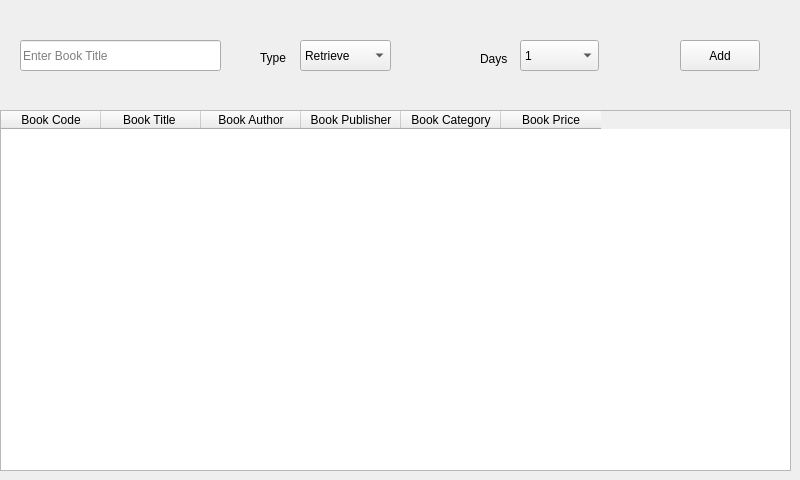
    <widget class="QWidget" name="tab">
     <attribute name="title">
      <string>Tab 1</string>
     </attribute>
     <widget class="QPushButton" name="pushButton_6">
      <property name="geometry">
       <rect>
        <x>680</x>
        <y>40</y>
        <width>80</width>
        <height>31</height>
       </rect>
      </property>
      <property name="text">
       <string>Add</string>
      </property>
     </widget>
     <widget class="QLineEdit" name="lineEdit">
      <property name="geometry">
       <rect>
        <x>20</x>
        <y>40</y>
        <width>201</width>
        <height>31</height>
       </rect>
      </property>
      <property name="placeholderText">
       <string>Enter Book Title</string>
      </property>
     </widget>
     <widget class="QComboBox" name="comboBox">
      <property name="geometry">
       <rect>
        <x>300</x>
        <y>40</y>
        <width>91</width>
        <height>31</height>
       </rect>
      </property>
      <item>
       <property name="text">
        <string>Retrieve</string>
       </property>
      </item>
      <item>
       <property name="text">
        <string>Rent</string>
       </property>
      </item>
     </widget>
     <widget class="QComboBox" name="comboBox_2">
      <property name="geometry">
       <rect>
        <x>520</x>
        <y>40</y>
        <width>79</width>
        <height>31</height>
       </rect>
      </property>
      <item>
       <property name="text">
        <string>1</string>
       </property>
      </item>
      <item>
       <property name="text">
        <string>2</string>
       </property>
      </item>
      <item>
       <property name="text">
        <string>3</string>
       </property>
      </item>
      <item>
       <property name="text">
        <string>4</string>
       </property>
      </item>
      <item>
       <property name="text">
        <string>5</string>
       </property>
      </item>
      <item>
       <property name="text">
        <string>6</string>
       </property>
      </item>
      <item>
       <property name="text">
        <string>7</string>
       </property>
      </item>
      <item>
       <property name="text">
        <string>8</string>
       </property>
      </item>
      <item>
       <property name="text">
        <string>9</string>
       </property>
      </item>
      <item>
       <property name="text">
        <string>10</string>
       </property>
      </item>
     </widget>
     <widget class="QLabel" name="label">
      <property name="geometry">
       <rect>
        <x>260</x>
        <y>50</y>
        <width>31</width>
        <height>16</height>
       </rect>
      </property>
      <property name="text">
       <string>Type</string>
      </property>
     </widget>
     <widget class="QLabel" name="label_2">
      <property name="geometry">
       <rect>
        <x>480</x>
        <y>50</y>
        <width>41</width>
        <height>18</height>
       </rect>
      </property>
      <property name="text">
       <string>Days</string>
      </property>
     </widget>
     <widget class="QTableWidget" name="tableWidget">
      <property name="geometry">
       <rect>
        <x>0</x>
        <y>110</y>
        <width>791</width>
        <height>361</height>
       </rect>
      </property>
      <column>
       <property name="text">
        <string>Book Code</string>
       </property>
      </column>
      <column>
       <property name="text">
        <string>Book Title </string>
       </property>
      </column>
      <column>
       <property name="text">
        <string>Book Author</string>
       </property>
      </column>
      <column>
       <property name="text">
        <string>Book Publisher</string>
       </property>
      </column>
      <column>
       <property name="text">
        <string>Book Category</string>
       </property>
      </column>
      <column>
       <property name="text">
        <string>Book Price</string>
       </property>
      </column>
     </widget>
    </widget>
